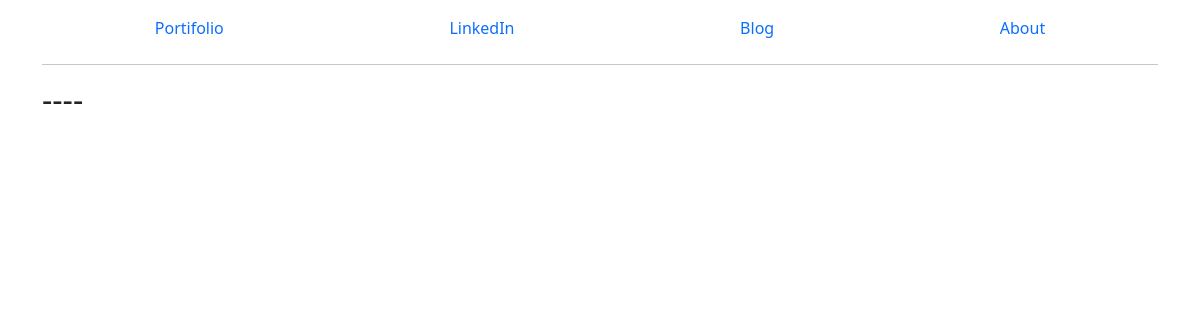
The app's page /blog/2/, older data.
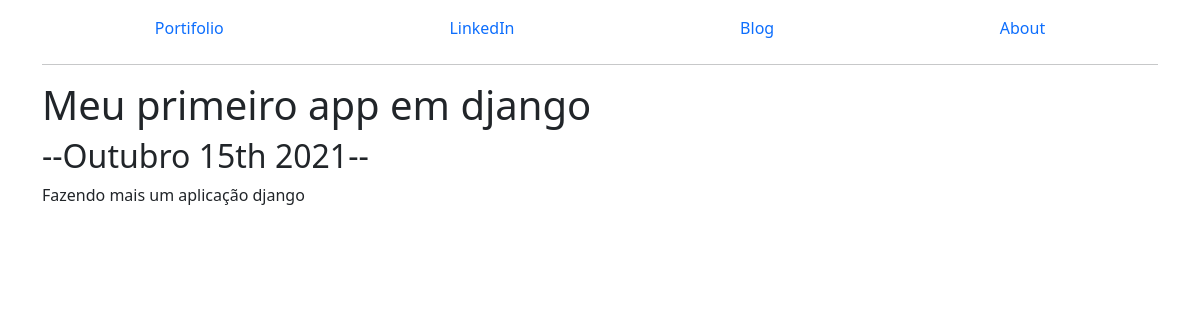
The same page, newer data.
### blog/models.py (models this page shows)
class Blog(models.Model):
    title = models.CharField(max_length=100)
    date_post = models.DateField(auto_now_add=True)
    description = models.TextField()

### blog/views.py (the view)
# urls.py: path('<int:blog_id>/', views.detail, name='detail'),
def detail(request, blog_id):
    blog = Blog.objects.filter(id=blog_id).first
    return render(request, 'blog/detail.html', {
        'blog': blog
    })

### templates/blog/detail.html (shortened to what this page needs)
{% extends 'base.html' %}
{% block content %}
<h1>{{ blog.title }}</h1>
<h2>--{{ blog.date_post|date:'F jS Y' }}--</h2>
{{ blog.description|safe }}
{% endblock %}

### templates/base.html (shortened to what this page needs)
<!doctype html>
<html lang="en">
  <head>
    <link href="https://cdn.jsdelivr.net/npm/bootstrap@5.1.3/dist/css/bootstrap.min.css" rel="stylesheet">
  </head>
  <body>
    <div class="container">
        <div class="pt-2 pb-0">
            <ul class="nav nav-pills nav-fill">
                <li class="nav-item">
                    <a class="nav-link" href="{% url 'portifolio:index' %}">Portifolio</a>
                </li>
                <li class="nav-item">
                    <a class="nav-link" href="{% url 'portifolio:index' %}">LinkedIn</a>
                </li>
                <li class="nav-item">
                  <a class="nav-link" href="{% url 'blog:index' %}">Blog</a>
                </li>
                <li class="nav-item">
                  <a class="nav-link" href="https://www.google.com/">About</a>
                </li>
              </ul>
            </div>
            <hr>
        {% block content %}{% endblock %}
    </div>
  </body>
</html>

Row changes from the older to the newer data that the page shows:
added Blog: title "Meu primeiro app em django", date_post "Outubro 15th 2021", description "Fazendo mais um aplicação django"
